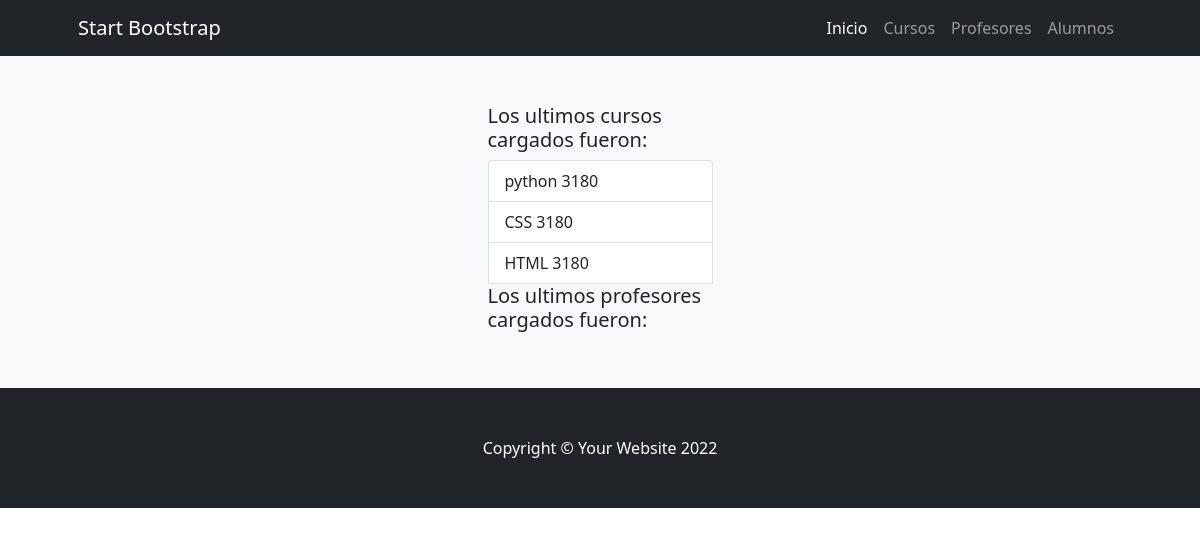
The page /appcye/ on the database as committed earlier.
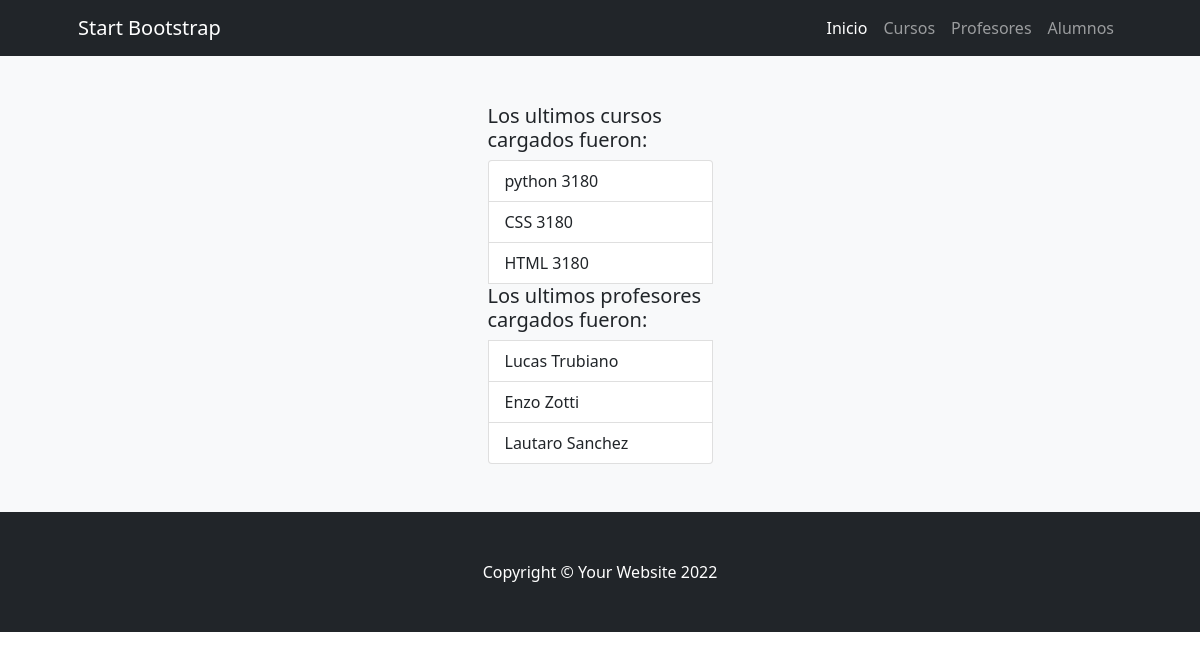
The same page on the database as committed later.
### AppCursosyEventos/models.py (models this page shows)
class Cursos(models.Model):
    cursos = models.CharField(max_length= 30)
    comision = models.PositiveIntegerField()

class Profesores(models.Model):
    nombre = models.CharField(max_length= 30)
    apellido = models.CharField(max_length= 30)

### AppCursosyEventos/views.py (the view)
# urls.py: path('', inicio, name= "inicio"),
def inicio(request):
    cursos = Cursos.objects.all()[:3]
    eventos = Profesores.objects.all()[:3]
    ctx = {'cursos': cursos, 'profes':eventos,}
    return render(request,"CursosyEventosApp/index.html", ctx)

### AppCursosyEventos/templates/CursosyEventosApp/index.html (shortened to what this page needs)
{% extends 'CursosyEventosApp/base.html' %}
{% load static %}
{% block contenidoPagina %}
<section class="bg-light py-5">
    <div class="container px-5">
        <div class="row gx-5 justify-content-center">
            <div class="col-lg-3">
                <h5>Los ultimos cursos cargados fueron: </h5>
                <ul class="list-group">
                    {% for curso in cursos %}
                        <li class="list-group-item d-flex justify-content-between align-items-start">
                            {{curso.cursos}}
                            {{curso.comision}}
                        </li>
                    {% endfor %}
                    <h5>Los ultimos profesores cargados fueron: </h5>
                    {% for x in profes %}
                    <li class="list-group-item d-flex justify-content-between align-items-start">
                        {{x.nombre}}
                        {{x.apellido}}
                    </li>
                {% endfor %}
                </ul>
            </div>
        </div>
    </div>
</section>
{% endblock %}

Rows that differ between the two databases and show on the page:
added Profesores: nombre "Lucas", apellido "Trubiano"
added Profesores: nombre "Enzo", apellido "Zotti"
added Profesores: nombre "Lautaro", apellido "Sanchez"
